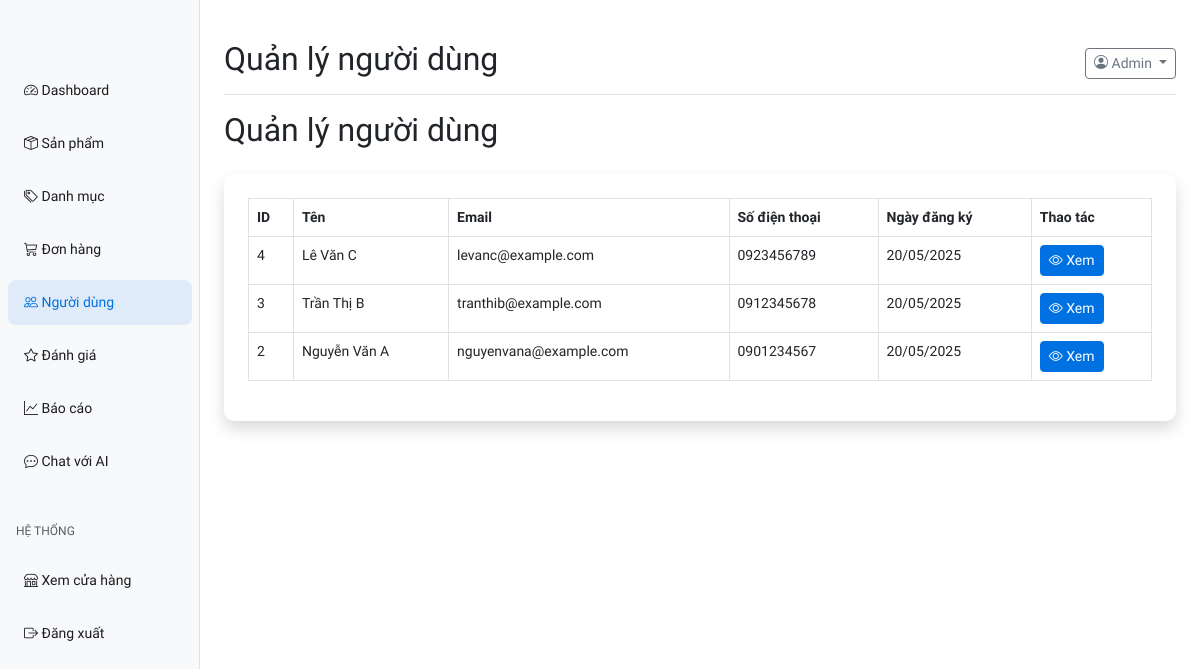
The page /admin/users.php (signed in) on the database its author committed.
### tables this page shows
CREATE TABLE IF NOT EXISTS users (
    id INT AUTO_INCREMENT PRIMARY KEY,
    name VARCHAR(100) NOT NULL,
    email VARCHAR(100) NOT NULL UNIQUE,
    password VARCHAR(255) NOT NULL,
    phone VARCHAR(20),
    address TEXT,
    role ENUM('admin', 'customer') NOT NULL DEFAULT 'customer',
    created_at TIMESTAMP DEFAULT CURRENT_TIMESTAMP
);

### includes/functions.php (called while the page is built, shortened)
<?php
function get_logged_in_user() {
    global $conn;
    if (isset($_SESSION['user_id'])) {
        $user_id = $_SESSION['user_id'];
        $query = "SELECT * FROM users WHERE id = $user_id";
        $result = mysqli_query($conn, $query);
        if ($result && mysqli_num_rows($result) > 0) {
            return mysqli_fetch_assoc($result);
        }
    }
    return null;
}
?>

### admin/users.php (the view)
<?php
$page_title = "Quản lý người dùng";
require_once "includes/header.php";
$query = "SELECT * FROM users WHERE role = 'customer' ORDER BY id DESC";
$result = mysqli_query($conn, $query);
?>
<div class="d-flex justify-content-between flex-wrap flex-md-nowrap align-items-center mb-3">
    <h1 class="h2">Quản lý người dùng</h1>
</div>
<div class="card shadow mb-4">
    <div class="card-body">
        <div class="table-responsive">
            <table class="table table-bordered table-hover" width="100%" cellspacing="0">
                <thead>
                    <tr>
                        <th>ID</th>
                        <th>Tên</th>
                        <th>Email</th>
                        <th>Số điện thoại</th>
                        <th>Ngày đăng ký</th>
                        <th>Thao tác</th>
                    </tr>
                </thead>
                <tbody>
                    <?php if ($result && mysqli_num_rows($result) > 0): ?>
                        <?php while ($user = mysqli_fetch_assoc($result)): ?>
                            <tr>
                                <td><?php echo $user['id']; ?></td>
                                <td><?php echo $user['name']; ?></td>
                                <td><?php echo $user['email']; ?></td>
                                <td><?php echo !empty($user['phone']) ? $user['phone'] : 'N/A'; ?></td>
                                <td><?php echo date('d/m/Y', strtotime($user['created_at'])); ?></td>
                                <td>
                                    <a href="user-view.php?id=<?php echo $user['id']; ?>" class="btn btn-sm btn-primary">
                                        <i class="bi bi-eye"></i> Xem
                                    </a>
                                </td>
                            </tr>
                        <?php endwhile; ?>
                    <?php else: ?>
                        <tr>
                            <td colspan="6" class="text-center">Không có người dùng nào.</td>
                        </tr>
                    <?php endif; ?>
                </tbody>
            </table>
        </div>
    </div>
</div>
<?php require_once "includes/footer.php"; ?>

### admin/includes/header.php (shortened to what this page needs)
<?php
require_once "../includes/db.php";
require_once "../includes/functions.php";
$current_user = get_logged_in_user();
?>
<!DOCTYPE html>
<html lang="vi">
<head>
    <link href="https://cdn.jsdelivr.net/npm/bootstrap@5.3.0-alpha1/dist/css/bootstrap.min.css" rel="stylesheet">
    <link rel="stylesheet" href="https://cdn.jsdelivr.net/npm/bootstrap-icons@1.10.0/font/bootstrap-icons.css">
    <link rel="stylesheet" href="../assets/css/admin.css">
</head>
<body>
    <div class="container-fluid">
        <div class="row">
            <?php include "sidebar.php"; ?>
            <main class="col-md-9 ms-sm-auto col-lg-10 px-md-4 py-4">
                <div class="d-flex justify-content-between flex-wrap flex-md-nowrap align-items-center pt-3 pb-2 mb-3 border-bottom">
                    <h1 class="h2"><?php echo isset($page_title) ? $page_title : 'Dashboard'; ?></h1>
                    <div class="btn-toolbar mb-2 mb-md-0">
                        <div class="dropdown">
                            <button class="btn btn-sm btn-outline-secondary dropdown-toggle" type="button" id="dropdownMenuButton" data-bs-toggle="dropdown" aria-expanded="false">
                                <i class="bi bi-person-circle"></i> <?php echo $current_user['name']; ?>
                            </button>
                        </div>
                    </div>
                </div>

### assets/css/admin.css (style rules this page uses)
:root { --primary-color: #0071e3; --secondary-color: #1d1d1f; --light-gray: #f5f5f7; --border-color: #d2d2d7; }
body { font-family: "SF Pro Display", -apple-system, BlinkMacSystemFont, sans-serif; font-size: .875rem; background-color: #ffffff; }
.card { border-radius: 10px; border: none; box-shadow: 0 0.125rem 0.25rem rgba(0, 0, 0, 0.075); }
.card-body { padding: 1.5rem; }
.table { color: var(--secondary-color); }
.table th { font-weight: 600; border-top: none; }
.btn-primary { background-color: var(--primary-color); border-color: var(--primary-color); }

### rows shown on the page
users: name "Admin"
users: id "4", name "Lê Văn C", email "levanc@example.com", phone "0923456789", created_at "20/05/2025"
users: id "3", name "Trần Thị B", email "tranthib@example.com", phone "0912345678", created_at "20/05/2025"
users: id "2", name "Nguyễn Văn A", email "nguyenvana@example.com", phone "0901234567", created_at "20/05/2025"

### other values the page prints
$page_title "Quản lý người dùng"
